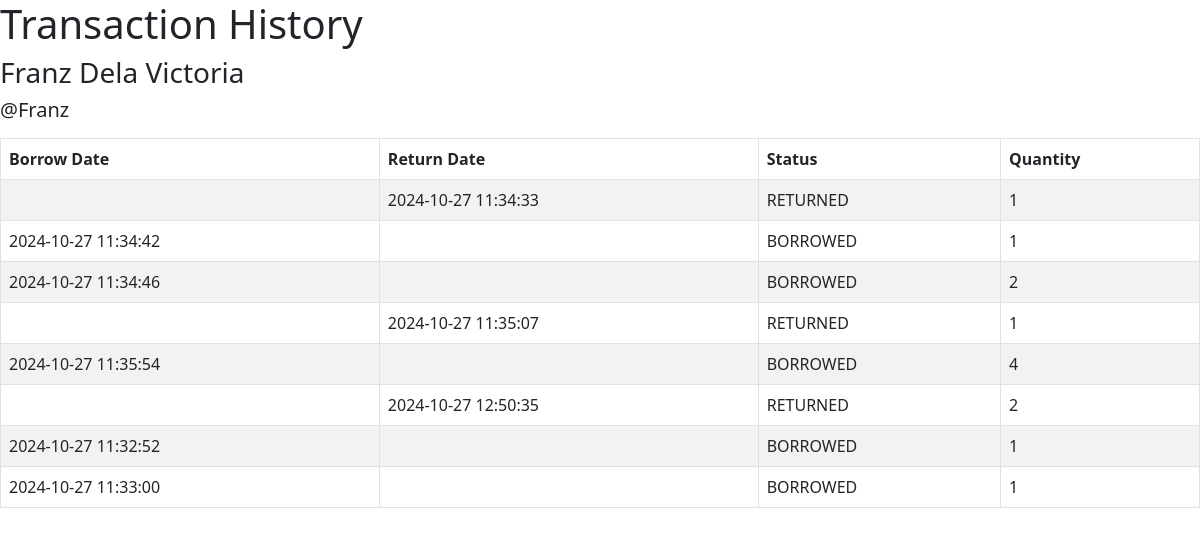
The app's page /user_transaction_history.php?id=1104e5fc-920b-11ef-93d3-244bfecb82ff with its own data.
### tables this page shows
CREATE TABLE `users` (
  `id` char(36) NOT NULL DEFAULT uuid(),
  `username` varchar(255) NOT NULL,
  `email` varchar(255) NOT NULL,
  `password` varchar(255) NOT NULL,
  `firstName` varchar(255) NOT NULL,
  `lastName` varchar(255) NOT NULL,
  `userType` varchar(255) NOT NULL
);

CREATE TABLE `transactions` (
  `id` char(36) NOT NULL DEFAULT uuid(),
  `userId` char(36) NOT NULL,
  `bookId` char(36) NOT NULL,
  `borrowDate` datetime DEFAULT NULL,
  `returnDate` datetime DEFAULT NULL,
  `status` varchar(255) NOT NULL,
  `quantity` int(11) NOT NULL
);

### user_transaction_history.php (the view, shortened to what this page needs)
<?php
    require_once 'config/db_config.php';
?>
<!DOCTYPE html>
<html lang="en">
<head>
    <link href="https://cdn.lineicons.com/4.0/lineicons.css" rel="stylesheet" />
    <link href="https://cdn.jsdelivr.net/npm/bootstrap@5.3.0-alpha3/dist/css/bootstrap.min.css" rel="stylesheet"
>
    <link rel="stylesheet" href="https://cdnjs.cloudflare.com/ajax/libs/bootstrap-icons/1.8.1/font/bootstrap-icons.min.css">
</head>
<body>
<?php
    $user_id = $_GET['id'];
    $userInfo = "
        SELECT * FROM users WHERE id = '$user_id';
    ";
    $transactionHistoryQuery = "
        SELECT
            T.borrowDate, T.returnDate, T.status, T.quantity, U.username, U.firstName, U.lastName
        FROM
            transactions AS T
        INNER JOIN
            users AS U
        WHERE
            U.id = '$user_id';
    ";
    $userResult = mysqli_query($conn, $userInfo);
    $transactionHistoryQueryResult = mysqli_query($conn, $transactionHistoryQuery);
?>
    <h1>Transaction History</h1>
    <?php $user = mysqli_fetch_assoc($userResult); ?>
    <h3><?=$user['firstName']. " " . $user['lastName']?></h3>
    <h5 class="">@<?=$user['username']?></h5>
    <table class="table table-bordered table-striped table-hover mt-3">
        <thead>
            <tr>
                <th>Borrow Date</th>
                <th>Return Date</th>
                <th>Status</th>
                <th>Quantity</th>
            </tr>
        </thead>
        <tbody>
            <?php
                while ($row = mysqli_fetch_array($transactionHistoryQueryResult)):
                    $borrowDate = $row['borrowDate'];
                    $returnDate = $row['returnDate'];
                    $status = $row['status'];
                    $quantity = $row['quantity'];
                ?>
                <tr>
                    <td><?=$borrowDate?></td>
                    <td><?=$returnDate?></td>
                    <td><?=$status?></td>
                    <td><?=$quantity?></td>
                </tr>
            <?php endwhile; ?>
        </tbody>
    </table>
</body>
</html>

### records on screen
users: firstName "Franz", lastName "Dela Victoria", username "Franz"
transactions: returnDate "2024-10-27 11:34:33", status "RETURNED", quantity "1"
transactions: borrowDate "2024-10-27 11:34:42", status "BORROWED", quantity "1"
transactions: borrowDate "2024-10-27 11:34:46", status "BORROWED", quantity "2"
transactions: returnDate "2024-10-27 11:35:07", status "RETURNED", quantity "1"
transactions: borrowDate "2024-10-27 11:35:54", status "BORROWED", quantity "4"
transactions: returnDate "2024-10-27 12:50:35", status "RETURNED", quantity "2"
transactions: borrowDate "2024-10-27 11:32:52", status "BORROWED", quantity "1"
transactions: borrowDate "2024-10-27 11:33:00", status "BORROWED", quantity "1"
